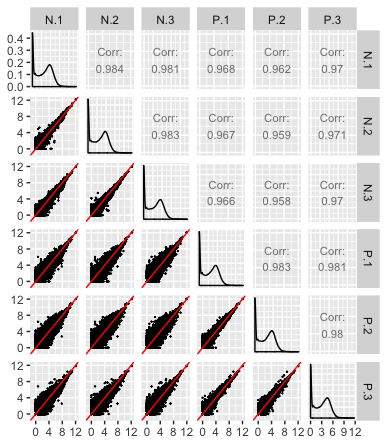

Here is the R script that generated this plot:
data(soybean_ir)
soybean_ir <- soybean_ir
soybean_ir[,-1] <- log(soybean_ir[,-1]+1)
p = plotScatterStatic(soybean_ir, option ="point", saveFile = FALSE, pointSize = 0.1)
p
